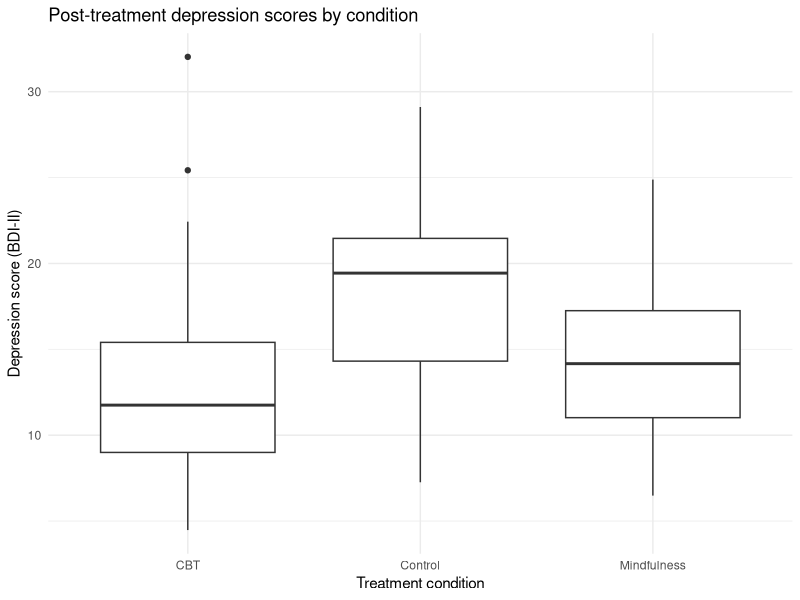
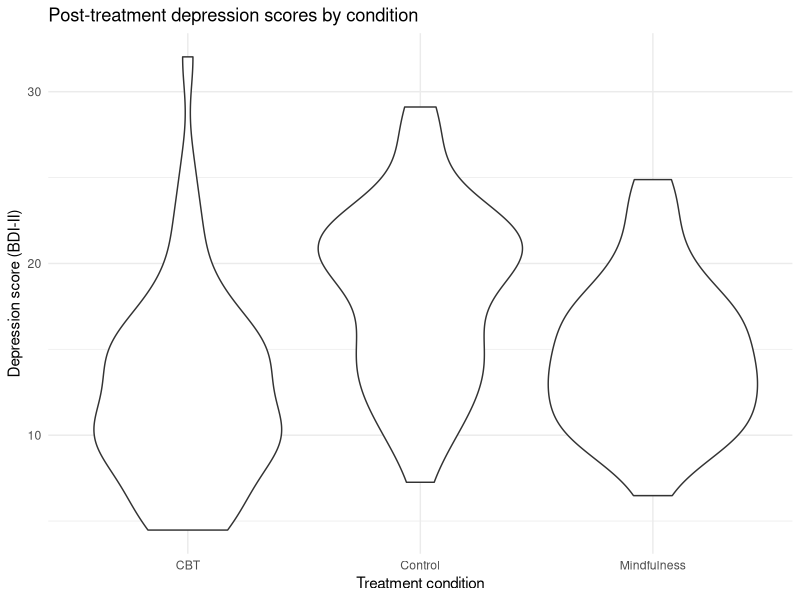
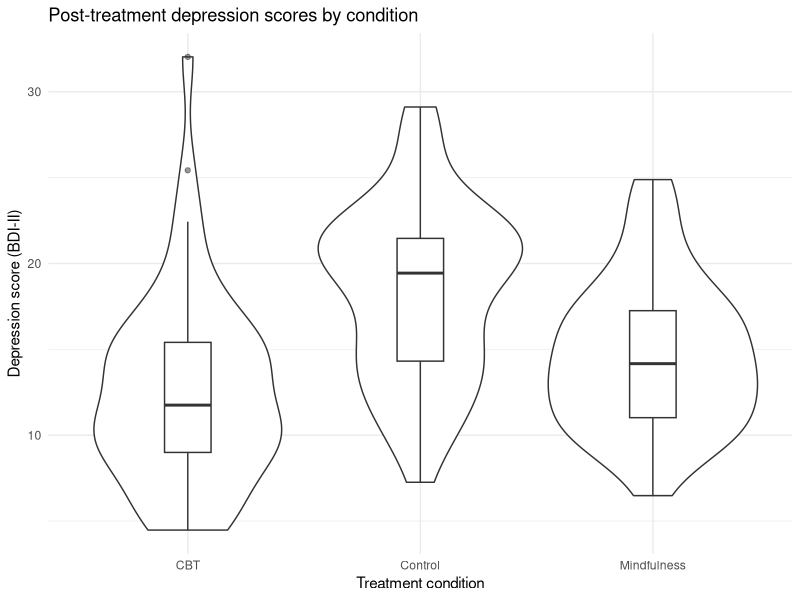
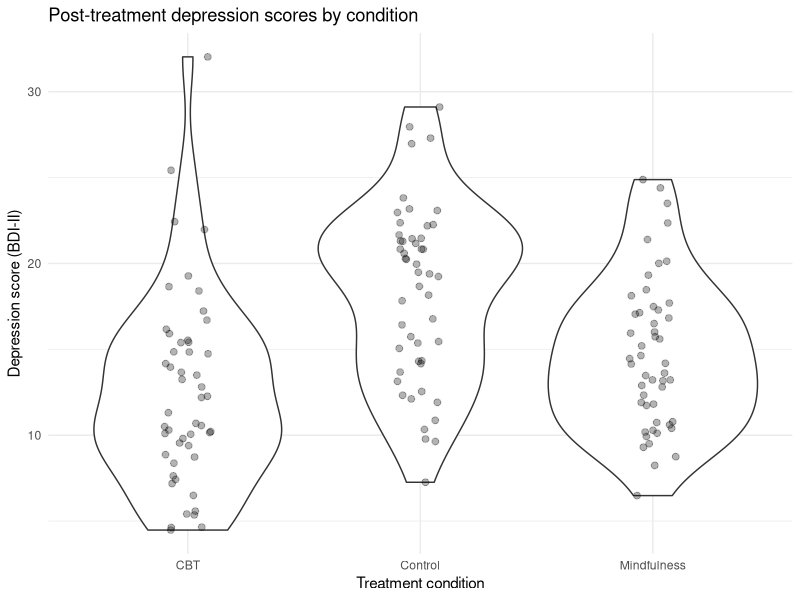
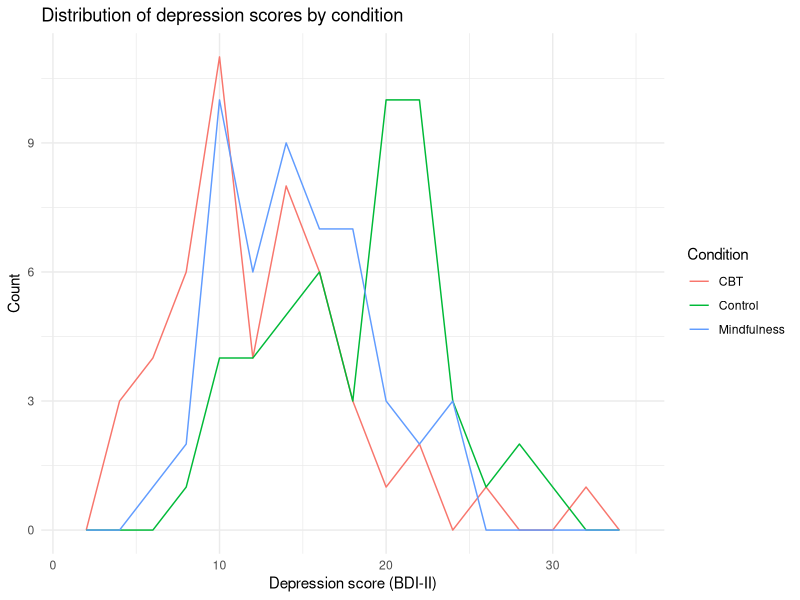
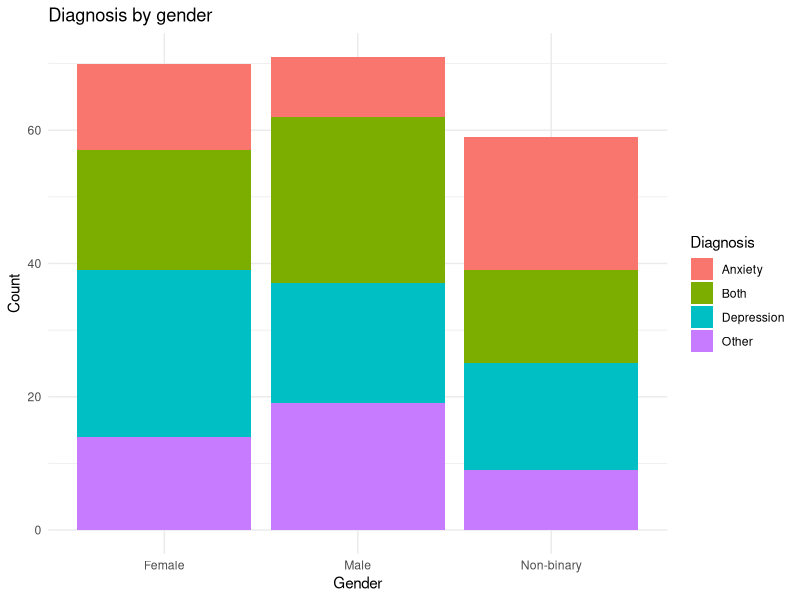
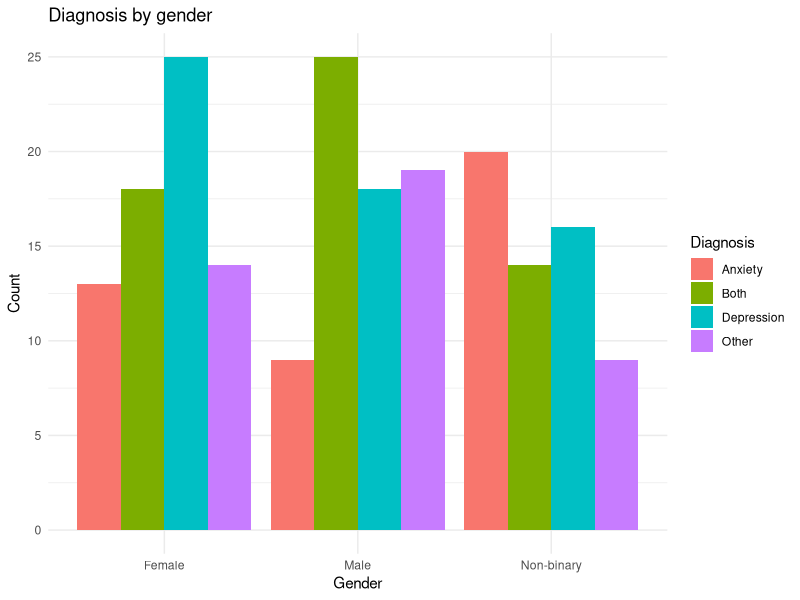
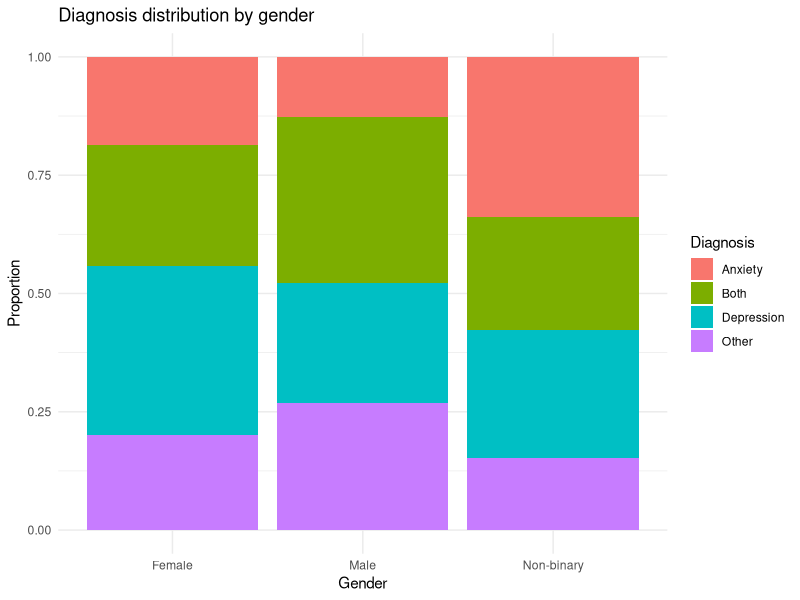

The R script that drew these images, in order:
## ---- chunk 1
#| include: false
library(tidyverse)
## ---- chunk 2
# Simulated therapy outcome data
therapy_data <- tibble(
  condition = rep(c("Control", "CBT", "Mindfulness"), each = 50),
  depression_post = c(
    rnorm(50, mean = 18, sd = 5),  # Control
    rnorm(50, mean = 12, sd = 5),  # CBT
    rnorm(50, mean = 14, sd = 5)   # Mindfulness
  )
)

glimpse(therapy_data)
## ---- chunk 3
#| output-location: slide
ggplot(therapy_data, aes(x = condition, y = depression_post)) +
  geom_boxplot() +
  labs(
    title = "Post-treatment depression scores by condition",
    x = "Treatment condition",
    y = "Depression score (BDI-II)"
  ) +
  theme_minimal()
## ---- chunk 4
#| output-location: slide
ggplot(therapy_data, aes(x = condition, y = depression_post)) +
  geom_violin() +
  labs(
    title = "Post-treatment depression scores by condition",
    x = "Treatment condition",
    y = "Depression score (BDI-II)"
  ) +
  theme_minimal()
## ---- chunk 5
#| output-location: slide
ggplot(therapy_data, aes(x = condition, y = depression_post)) +
  geom_violin() +
  geom_boxplot(width = 0.2, alpha = 0.5) +
  labs(
    title = "Post-treatment depression scores by condition",
    x = "Treatment condition",
    y = "Depression score (BDI-II)"
  ) +
  theme_minimal()
## ---- chunk 6
#| output-location: slide
ggplot(therapy_data, aes(x = condition, y = depression_post)) +
  geom_violin() +
  geom_jitter(width = 0.1, alpha = 0.3, size = 2) +
  labs(
    title = "Post-treatment depression scores by condition",
    x = "Treatment condition",
    y = "Depression score (BDI-II)"
  ) +
  theme_minimal()
## ---- chunk 7
#| output-location: slide
ggplot(therapy_data, aes(x = depression_post, color = condition)) +
  geom_freqpoly(binwidth = 2) +
  labs(
    title = "Distribution of depression scores by condition",
    x = "Depression score (BDI-II)",
    y = "Count",
    color = "Condition"
  ) +
  theme_minimal()
## ---- chunk 8
# Simulated diagnostic data
diagnosis_data <- tibble(
  gender = sample(c("Male", "Female", "Non-binary"), 200, replace = TRUE),
  diagnosis = sample(c("Depression", "Anxiety", "Both", "Other"),
                     200, replace = TRUE)
)

head(diagnosis_data)
## ---- chunk 9
#| output-location: slide
ggplot(diagnosis_data, aes(x = gender, fill = diagnosis)) +
  geom_bar() +
  labs(
    title = "Diagnosis by gender",
    x = "Gender",
    y = "Count",
    fill = "Diagnosis"
  ) +
  theme_minimal()
## ---- chunk 10
#| output-location: slide
ggplot(diagnosis_data, aes(x = gender, fill = diagnosis)) +
  geom_bar(position = "dodge") +
  labs(
    title = "Diagnosis by gender",
    x = "Gender",
    y = "Count",
    fill = "Diagnosis"
  ) +
  theme_minimal()
## ---- chunk 11
#| output-location: slide
ggplot(diagnosis_data, aes(x = gender, fill = diagnosis)) +
  geom_bar(position = "fill") +
  labs(
    title = "Diagnosis distribution by gender",
    x = "Gender",
    y = "Proportion",
    fill = "Diagnosis"
  ) +
  theme_minimal()
## ---- chunk 12
#| output-location: slide
ggplot(diagnosis_data, aes(x = gender, y = diagnosis)) +
  geom_count() +
  labs(
    title = "Diagnosis by gender",
    x = "Gender",
    y = "Diagnosis",
    size = "Count"
  ) +
  theme_minimal()
## ---- chunk 13
#| output-location: slide
diagnosis_counts <- diagnosis_data |>
  count(gender, diagnosis)

ggplot(diagnosis_counts, aes(x = gender, y = diagnosis, fill = n)) +
  geom_tile() +
  scale_fill_viridis_c() +
  labs(
    title = "Diagnosis by gender",
    x = "Gender",
    y = "Diagnosis",
    fill = "Count"
  ) +
  theme_minimal()
## ---- chunk 14
# Simulated reaction time data
rt_data <- tibble(
  age = runif(100, 18, 70),
  reaction_time = 200 + age * 3 + rnorm(100, 0, 40)
)

glimpse(rt_data)
## ---- chunk 15
#| output-location: slide
ggplot(rt_data, aes(x = age, y = reaction_time)) +
  geom_point() +
  labs(
    title = "Reaction time by age",
    x = "Age (years)",
    y = "Reaction time (ms)"
  ) +
  theme_minimal()
## ---- chunk 16
#| output-location: slide
ggplot(rt_data, aes(x = age, y = reaction_time)) +
  geom_point() +
  geom_smooth(method = "lm", se = TRUE) +
  labs(
    title = "Reaction time increases with age",
    x = "Age (years)",
    y = "Reaction time (ms)"
  ) +
  theme_minimal()
## ---- chunk 17
# Lots of data
big_rt_data <- tibble(
  age = runif(5000, 18, 70),
  reaction_time = 200 + age * 3 + rnorm(5000, 0, 40)
)
## ---- chunk 18
#| output-location: slide
ggplot(big_rt_data, aes(x = age, y = reaction_time)) +
  geom_point() +
  labs(title = "Hard to see where the data is dense") +
  theme_minimal()
## ---- chunk 19
#| output-location: slide
ggplot(big_rt_data, aes(x = age, y = reaction_time)) +
  geom_point(alpha = 0.1) +
  labs(title = "Using alpha = 0.1 to show density") +
  theme_minimal()
## ---- chunk 20
#| output-location: slide
ggplot(big_rt_data, aes(x = age, y = reaction_time)) +
  geom_bin2d() +
  scale_fill_viridis_c() +
  labs(
    title = "2D bins show density",
    fill = "Count"
  ) +
  theme_minimal()
## ---- chunk 21
#| output-location: slide
ggplot(big_rt_data, aes(x = age, y = reaction_time)) +
  geom_hex() +
  scale_fill_viridis_c() +
  labs(
    title = "Hexagonal bins",
    fill = "Count"
  ) +
  theme_minimal()
## ---- chunk 22
cor(rt_data$age, rt_data$reaction_time)
## ---- chunk 23
glimpse(mpg)
## ---- chunk 24
#| output-location: slide
ggplot(mpg, aes(x = displ, y = hwy)) +
  geom_point() +
  geom_smooth(method = "lm") +
  labs(
    title = "Larger engines are less fuel efficient",
    x = "Engine displacement (liters)",
    y = "Highway MPG"
  ) +
  theme_minimal()
## ---- chunk 25
#| output-location: slide
ggplot(mpg, aes(x = displ, y = hwy, color = class)) +
  geom_point() +
  labs(
    title = "Engine size vs fuel economy by car type",
    x = "Engine displacement (liters)",
    y = "Highway MPG",
    color = "Car type"
  ) +
  theme_minimal()
## ---- chunk 26
#| output-location: slide
ggplot(mpg, aes(y = fct_infreq(class))) +
  geom_bar() +
  labs(
    title = "SUVs are the most common vehicle type",
    x = "Count",
    y = "Car type"
  ) +
  theme_minimal()
